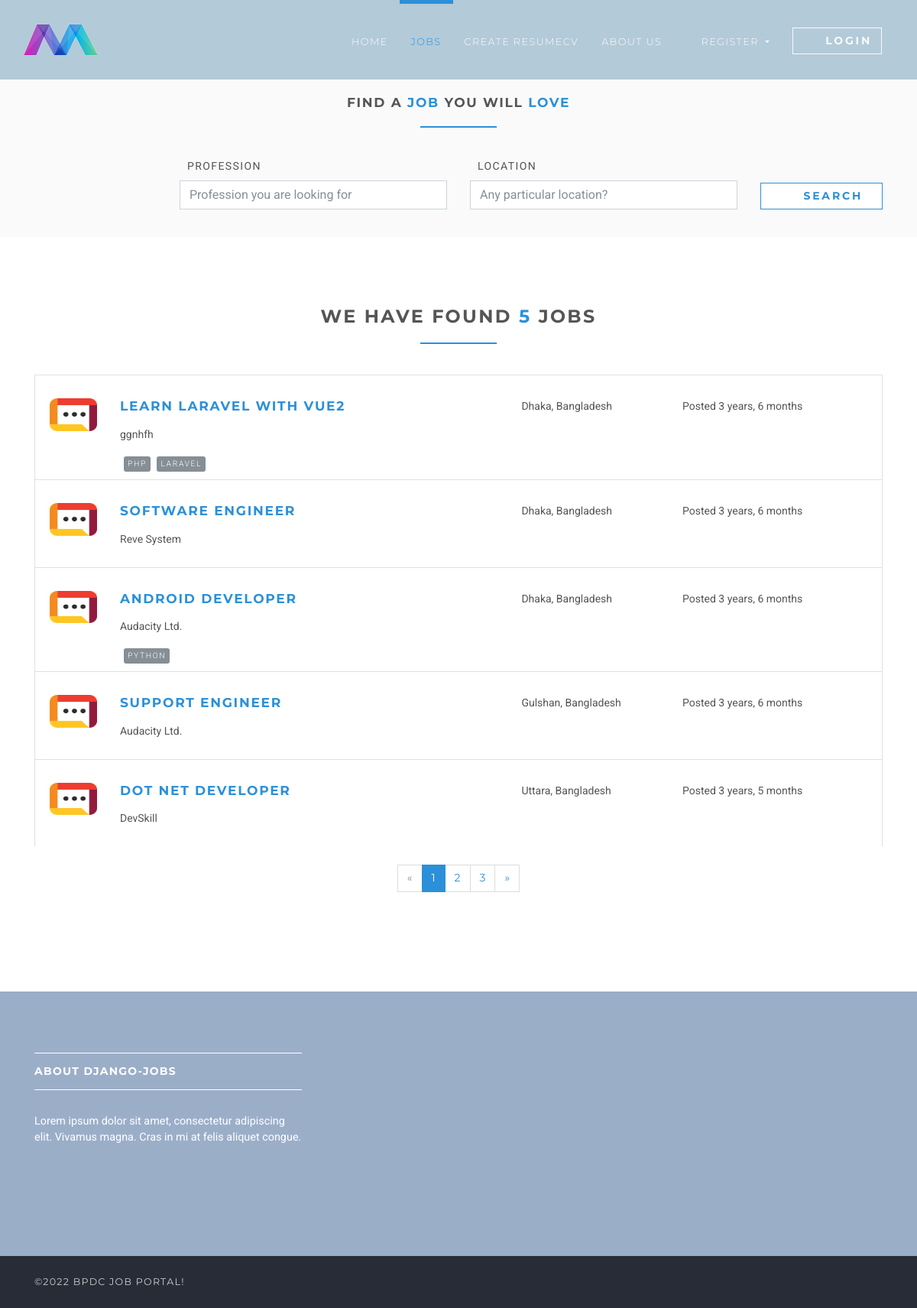
Page /en/jobs/ on the earlier database version.
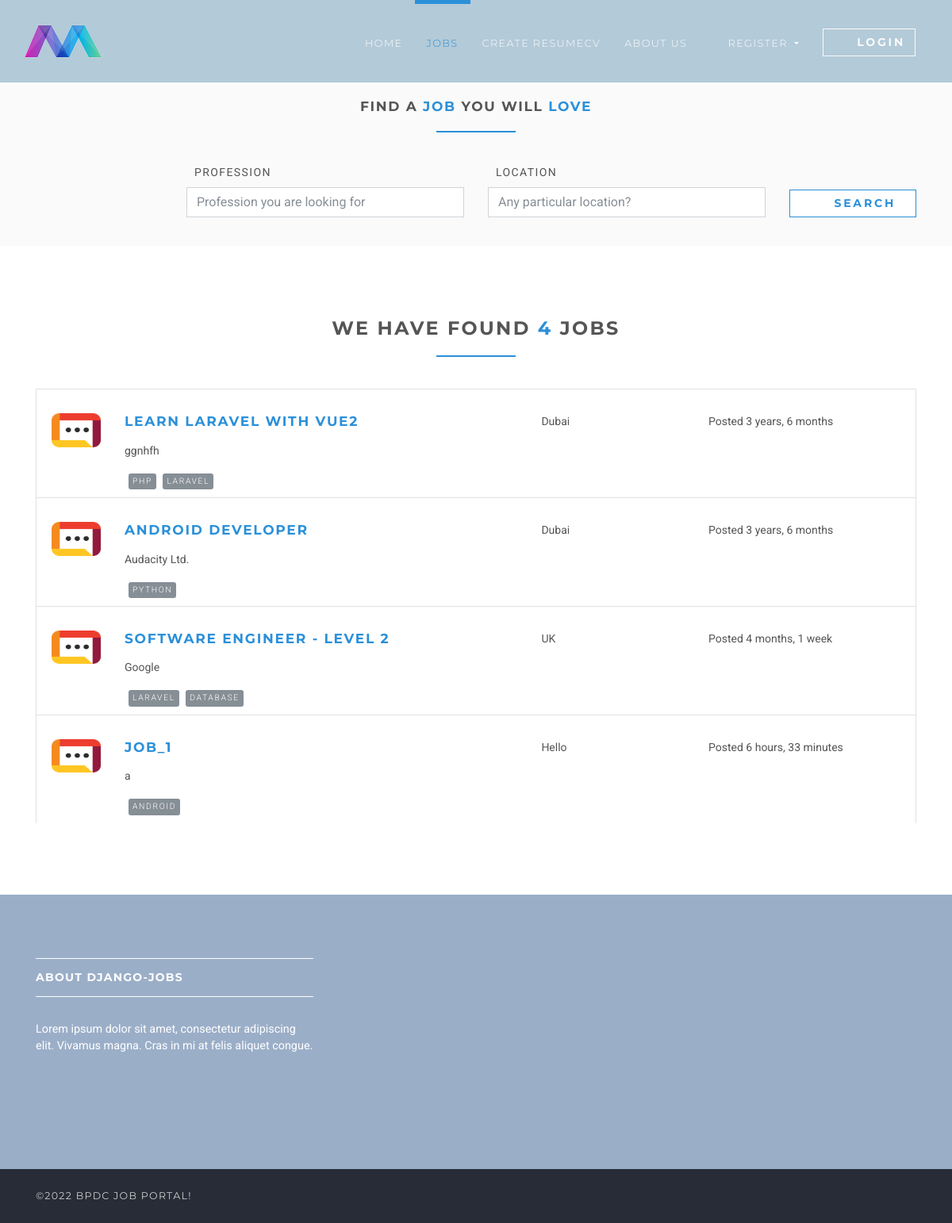
Same page on the later database version.
### jobsapp/models.py (models this page shows, shortened)
class Job(models.Model):
    user = models.ForeignKey(User, on_delete=models.CASCADE)
    title = models.CharField(max_length=300)
    description = models.TextField()
    location = models.CharField(max_length=150)
    type = models.CharField(choices=JOB_TYPE, max_length=10)
    category = models.CharField(max_length=100)
    last_date = models.DateTimeField()
    company_name = models.CharField(max_length=100)
    company_description = models.CharField(max_length=300)
    website = models.CharField(max_length=100, default="")
    created_at = models.DateTimeField(default=timezone.now)
    filled = models.BooleanField(default=False)
    salary = models.IntegerField(default=0, blank=True)
    tags = models.ManyToManyField(Tag)
    objects = JobManager()
    class Meta:
        ordering = ["id"]

### tags/models.py (models this page shows, shortened)
class Tag(models.Model):
    name = models.CharField(max_length=100)

### jobsapp/views/home.py (the view)
# urls.py: path("jobs/", JobListView.as_view(), name="jobs"),
class JobListView(ListView):
    model = Job
    template_name = "jobs/jobs.html"
    context_object_name = "jobs"
    paginate_by = 5

### templates/jobs/jobs.html (shortened to what the changed rows need)
{% extends 'base.html' %}
{% load static %}
{% load is_favorited %}
{% block content %}
    <section>
        <div class="container">
            <h3 class="heading">We have found <span class="accent">{{ jobs.count }}</span> jobs</h3>
            {% for job in jobs %}
                <div class="job-listing  ">
                    <div class="row">
                        <div class="col-md-12 col-lg-6">
                            <div class="row">
                                <div class="col-2">
                                    <img src="{% static 'img/company-1.png' %}"
                                         alt="Ipsioou " class="img-fluid">
                                </div>
                                <div class="col-10">
                                    <h4 class="job__title"><a
                                            href="{% url 'jobs:jobs-detail' job.id %}">{{ job.title }}</a></h4>
                                    <p class="job__company">
                                        {{ job.company_name }}
                                    </p>
                                    {% for tag in job.tags.all %}
                                        <span style="color: #ffffff;" class="badge featured-badge badge-secondary">{{ tag.name }}</span>
                                    {% endfor %}
                                </div>
                            </div>
                        </div>
                        <div class="col-10 col-md-3 col-lg-2 ml-auto"><i class="fa fa-map-marker job__location"></i>
                            {{ job.location }}
                        </div>
                        <div class="col-10 col-md-3 col-lg-3 ml-auto">
                            <p>Posted {{ job.created_at|timesince }}</p>
                        </div>
                    </div>
                </div>
            {% endfor %}
            {% if is_paginated %}
                <div class="row">
                    <div class="col-md-12">
                        <nav aria-label="Page navigation example" class="d-flex justify-content-center mt-4 mb-4">
                            <ul class="pagination">
                                {% if page_obj.has_previous %}
                                    <li class="page-item">
                                        <a href="?page={{ page_obj.previous_page_number }}"
                                           class="page-link">&laquo;</a>
                                    </li>
                                {% else %}
                                    <li class="page-item disabled">
                                        <a class="page-link">&laquo;</a>
                                    </li>
                                {% endif %}
                                {% for i in page_obj.paginator.page_range %}
                                    {% if page_obj.number == i %}
                                        <li class="page-item active">
                                            <a class="page-link">{{ i }}</a>
                                        </li>
                                    {% else %}
                                        <li class="page-item">
                                            <a href="?page={{ i }}" class="page-link">{{ i }}</a>
                                        </li>
                                    {% endif %}
                                {% endfor %}
                                {% if page_obj.has_next %}
                                    <li class="page-item">
                                        <a href="?page={{ page_obj.next_page_number }}" class="page-link">&raquo;</a>
                                    </li>
                                {% else %}
                                    <li class="page-item disabled">
                                        <a class="page-link">&raquo;</a>
                                    </li>
                                {% endif %}
                            </ul>
                        </nav>
                    </div>
                </div>
            {% endif %}
        </div>
    </section>
{% endblock %}

Differences in the rows shown:
removed Job: title "SOFTWARE ENGINEER", company_name "Reve System", location "Dhaka, Bangladesh", created_at "3 years, 6 months"
removed Job: title "SUPPORT ENGINEER", company_name "Audacity Ltd.", location "Gulshan, Bangladesh", created_at "3 years, 6 months"
removed Job: title "DOT NET DEVELOPER", company_name "DevSkill", location "Uttara, Bangladesh", created_at "3 years, 5 months"
changed Job "LEARN LARAVEL WITH VUE2": location "Dhaka, Bangladesh" → "Dubai"
changed Job "ANDROID DEVELOPER": location "Dhaka, Bangladesh" → "Dubai"
now on this page (row unchanged): Job: title "SOFTWARE ENGINEER - LEVEL 2", company_name "Google", location "UK", created_at "4 months, 1 week", Tag (name "LARAVEL")
now on this page (row unchanged): Tag: name "DATABASE", shown under "SOFTWARE ENGINEER - LEVEL 2"
added Job: title "JOB_1", company_name "a", location "Hello", created_at "6 hours, 33 minutes"
now on this page (row unchanged): Tag: name "ANDROID", shown under "JOB_1"
Other differences:
{{ jobs.count }}: "5" → "4"
list line gone: "1"
list line gone: "2"
list line gone: "3"
